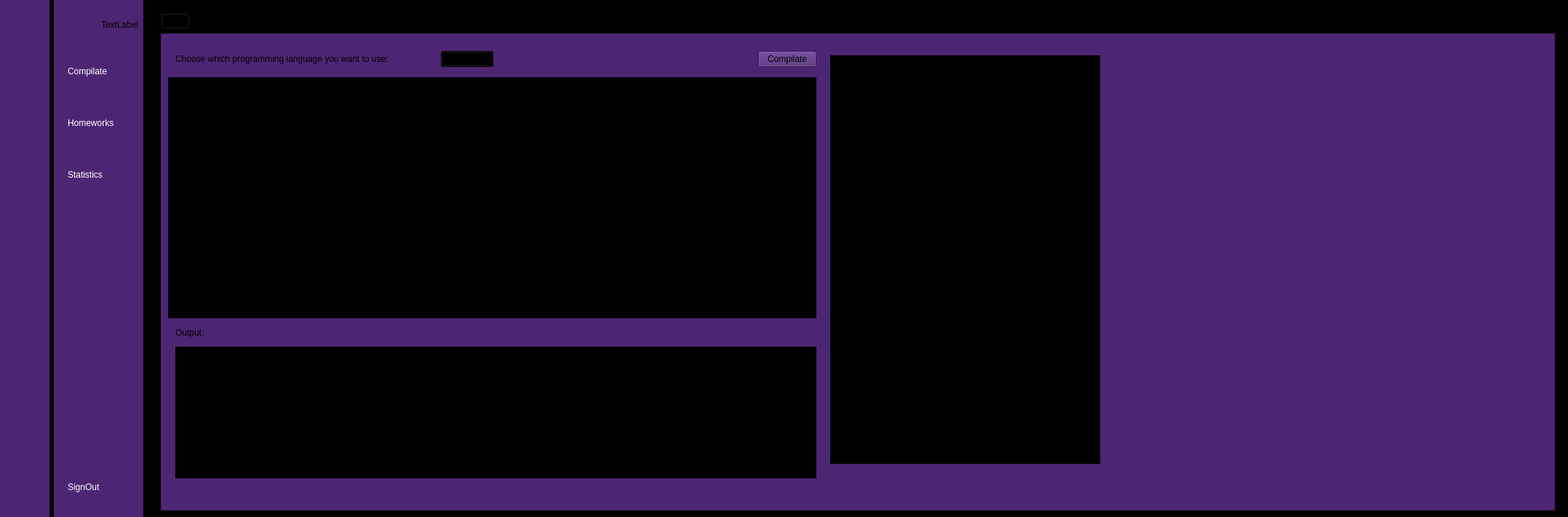
<?xml version="1.0" encoding="UTF-8"?>
<ui version="4.0">
 <class>HomeWindowB</class>
 <widget class="QMainWindow" name="HomeWindowB">
  <property name="geometry">
   <rect>
    <x>0</x>
    <y>0</y>
    <width>2155</width>
    <height>710</height>
   </rect>
  </property>
  <property name="windowTitle">
   <string>MainWindow</string>
  </property>
  <property name="styleSheet">
   <string notr="true">background-color: rgb(0, 0, 0);</string>
  </property>
  <widget class="QWidget" name="centralwidget">
   <layout class="QGridLayout" name="gridLayout_4">
    <property name="leftMargin">
     <number>0</number>
    </property>
    <property name="topMargin">
     <number>0</number>
    </property>
    <property name="rightMargin">
     <number>0</number>
    </property>
    <property name="bottomMargin">
     <number>0</number>
    </property>
    <item row="0" column="1">
     <widget class="QWidget" name="widget_2" native="true">
      <property name="styleSheet">
       <string notr="true">QWidget{
background-color: rgb(77, 38, 115);
}
QPushButton{
	color:white;
	text-align:left;
	height:65px;
	border:none;
	padding-left:10px;
	border-top-left-radius:10px;
	border-bottom-left-radius:10px;
	border-top-right-radius:10px;
	border-bottom-right-radius:10px;
}

QPushButton:checked{
	width:500px;
	background-color:black;
	color: white;
	font-weight:bold;
}</string>
      </property>
      <layout class="QVBoxLayout" name="verticalLayout_4">
       <property name="spacing">
        <number>6</number>
       </property>
       <property name="leftMargin">
        <number>9</number>
       </property>
       <property name="topMargin">
        <number>9</number>
       </property>
       <property name="rightMargin">
        <number>0</number>
       </property>
       <property name="bottomMargin">
        <number>9</number>
       </property>
       <item>
        <layout class="QHBoxLayout" name="horizontalLayout">
         <item>
          <widget class="QLabel" name="label_2">
           <property name="minimumSize">
            <size>
             <width>50</width>
             <height>50</height>
            </size>
           </property>
           <property name="maximumSize">
            <size>
             <width>50</width>
             <height>50</height>
            </size>
           </property>
           <property name="text">
            <string/>
           </property>
           <property name="pixmap">
            <pixmap resource="resource.qrc">:/resources/image/profile_white.png</pixmap>
           </property>
           <property name="scaledContents">
            <bool>true</bool>
           </property>
          </widget>
         </item>
         <item>
          <widget class="QLabel" name="label_Username">
           <property name="text">
            <string>TextLabel</string>
           </property>
          </widget>
         </item>
        </layout>
       </item>
       <item>
        <layout class="QVBoxLayout" name="verticalLayout">
         <property name="rightMargin">
          <number>40</number>
         </property>
         <item>
          <widget class="QPushButton" name="pushButton_Compilate">
           <property name="text">
            <string>Compilate</string>
           </property>
           <property name="icon">
            <iconset resource="resource.qrc">
             <normaloff>:/resources/image/play-xxl.png</normaloff>:/resources/image/play-xxl.png</iconset>
           </property>
           <property name="checkable">
            <bool>true</bool>
           </property>
           <property name="autoExclusive">
            <bool>true</bool>
           </property>
          </widget>
         </item>
         <item>
          <widget class="QPushButton" name="pushButton_Homeworks">
           <property name="minimumSize">
            <size>
             <width>70</width>
             <height>0</height>
            </size>
           </property>
           <property name="text">
            <string>Homeworks</string>
           </property>
           <property name="icon">
            <iconset resource="resource.qrc">
             <normaloff>:/resources/image/book-stack-xxl.png</normaloff>:/resources/image/book-stack-xxl.png</iconset>
           </property>
           <property name="checkable">
            <bool>true</bool>
           </property>
           <property name="autoExclusive">
            <bool>true</bool>
           </property>
          </widget>
         </item>
         <item>
          <widget class="QPushButton" name="pushButton_Statistics">
           <property name="text">
            <string>Statistics</string>
           </property>
           <property name="icon">
            <iconset resource="resource.qrc">
             <normaloff>:/resources/image/statistics-xxl.png</normaloff>:/resources/image/statistics-xxl.png</iconset>
           </property>
           <property name="checkable">
            <bool>true</bool>
           </property>
           <property name="autoExclusive">
            <bool>true</bool>
           </property>
          </widget>
         </item>
        </layout>
       </item>
       <item>
        <spacer name="verticalSpacer_2">
         <property name="orientation">
          <enum>Qt::Vertical</enum>
         </property>
         <property name="sizeHint" stdset="0">
          <size>
           <width>20</width>
           <height>269</height>
          </size>
         </property>
        </spacer>
       </item>
       <item>
        <widget class="QPushButton" name="pushButton_SignOut">
         <property name="styleSheet">
          <string notr="true">QPushButton:checked{
	width:500px;
	background-color:black;
	color: white;
	font-weight:bold;
}</string>
         </property>
         <property name="text">
          <string>SignOut</string>
         </property>
         <property name="icon">
          <iconset resource="resource.qrc">
           <normaloff>:/resources/image/log_out_white.png</normaloff>:/resources/image/log_out_white.png</iconset>
         </property>
        </widget>
       </item>
      </layout>
     </widget>
    </item>
    <item row="0" column="2">
     <widget class="QWidget" name="widget_3" native="true">
      <property name="styleSheet">
       <string notr="true">background-color: rgb(0, 0, 0);</string>
      </property>
      <layout class="QGridLayout" name="gridLayout_2">
       <property name="bottomMargin">
        <number>0</number>
       </property>
       <item row="0" column="0">
        <widget class="QWidget" name="widget_4" native="true">
         <layout class="QVBoxLayout" name="verticalLayout_5">
          <item>
           <layout class="QHBoxLayout" name="horizontalLayout_3">
            <item>
             <widget class="QPushButton" name="pushButton_11">
              <property name="text">
               <string/>
              </property>
              <property name="icon">
               <iconset resource="resource.qrc">
                <normaloff>:/resources/image/menu-4-xxl.png</normaloff>:/resources/image/menu-4-xxl.png</iconset>
              </property>
              <property name="checkable">
               <bool>true</bool>
              </property>
              <property name="autoExclusive">
               <bool>true</bool>
              </property>
             </widget>
            </item>
            <item>
             <spacer name="horizontalSpacer">
              <property name="orientation">
               <enum>Qt::Horizontal</enum>
              </property>
              <property name="sizeHint" stdset="0">
               <size>
                <width>638</width>
                <height>20</height>
               </size>
              </property>
             </spacer>
            </item>
           </layout>
          </item>
          <item>
           <widget class="QStackedWidget" name="stackedWidget">
            <property name="sizePolicy">
             <sizepolicy hsizetype="Preferred" vsizetype="Preferred">
              <horstretch>0</horstretch>
              <verstretch>0</verstretch>
             </sizepolicy>
            </property>
            <property name="autoFillBackground">
             <bool>false</bool>
            </property>
            <property name="styleSheet">
             <string notr="true">background-color: rgb(77, 38, 115);</string>
            </property>
            <property name="currentIndex">
             <number>11</number>
            </property>
            <widget class="QWidget" name="Compilate">
             <widget class="QWidget" name="widget_5" native="true">
              <property name="geometry">
               <rect>
                <x>10</x>
                <y>10</y>
                <width>901</width>
                <height>53</height>
               </rect>
              </property>
              <layout class="QHBoxLayout" name="horizontalLayout_7">
               <item>
                <layout class="QHBoxLayout" name="horizontalLayout_6">
                 <item>
                  <widget class="QLabel" name="label_5">
                   <property name="enabled">
                    <bool>true</bool>
                   </property>
                   <property name="sizePolicy">
                    <sizepolicy hsizetype="Expanding" vsizetype="Expanding">
                     <horstretch>0</horstretch>
                     <verstretch>0</verstretch>
                    </sizepolicy>
                   </property>
                   <property name="text">
                    <string>Choose which programming language you want to use:</string>
                   </property>
                  </widget>
                 </item>
                 <item>
                  <widget class="QComboBox" name="comboBox">
                   <property name="styleSheet">
                    <string notr="true">background-color: rgb(0, 0, 0);</string>
                   </property>
                  </widget>
                 </item>
                 <item>
                  <spacer name="horizontalSpacer_4">
                   <property name="orientation">
                    <enum>Qt::Horizontal</enum>
                   </property>
                   <property name="sizeHint" stdset="0">
                    <size>
                     <width>40</width>
                     <height>20</height>
                    </size>
                   </property>
                  </spacer>
                 </item>
                 <item>
                  <widget class="QPushButton" name="pushButton_CompilateCode">
                   <property name="text">
                    <string>Compilate</string>
                   </property>
                   <property name="icon">
                    <iconset resource="resource.qrc">
                     <normaloff>:/resources/image/play-xxl.png</normaloff>:/resources/image/play-xxl.png</iconset>
                   </property>
                  </widget>
                 </item>
                </layout>
               </item>
              </layout>
             </widget>
             <widget class="QWidget" name="widget_6" native="true">
              <property name="geometry">
               <rect>
                <x>10</x>
                <y>60</y>
                <width>911</width>
                <height>331</height>
               </rect>
              </property>
              <layout class="QHBoxLayout" name="horizontalLayout_4">
               <item>
                <widget class="QWidget" name="widget_7" native="true">
                 <property name="styleSheet">
                  <string notr="true">color: rgb(255, 255, 255);
background-color: rgb(0, 0, 0);</string>
                 </property>
                </widget>
               </item>
              </layout>
             </widget>
             <widget class="QLabel" name="label_6">
              <property name="geometry">
               <rect>
                <x>30</x>
                <y>390</y>
                <width>171</width>
                <height>31</height>
               </rect>
              </property>
              <property name="text">
               <string>Output:</string>
              </property>
             </widget>
             <widget class="QScrollArea" name="scrollArea">
              <property name="geometry">
               <rect>
                <x>20</x>
                <y>420</y>
                <width>891</width>
                <height>181</height>
               </rect>
              </property>
              <property name="styleSheet">
               <string notr="true">QWidget{
	background:rgb(0,0,0);
}

QScrollBar:vertical{
	border:none;
	background-color: rgb(52, 52, 52);
}


QScrollBar:horizontal{
	border:none;
	background-color: rgb(52, 52, 52);
}

</string>
              </property>
              <property name="widgetResizable">
               <bool>true</bool>
              </property>
              <widget class="QWidget" name="scrollAreaWidgetContents_2">
               <property name="geometry">
                <rect>
                 <x>0</x>
                 <y>0</y>
                 <width>889</width>
                 <height>179</height>
                </rect>
               </property>
               <layout class="QHBoxLayout" name="horizontalLayout_5"/>
              </widget>
             </widget>
            </widget>
            <widget class="QWidget" name="homeworksUploadStudent">
             <layout class="QGridLayout" name="gridLayout"/>
            </widget>
            <widget class="QWidget" name="homeworkStudent">
             <layout class="QHBoxLayout" name="horizontalLayout_11">
              <item>
               <widget class="QWidget" name="widget_8" native="true">
                <layout class="QHBoxLayout" name="horizontalLayout_14">
                 <item>
                  <layout class="QHBoxLayout" name="horizontalLayout_13">
                   <item>
                    <layout class="QVBoxLayout" name="verticalLayout_13">
                     <item>
                      <widget class="QTextEdit" name="textEdit_3">
                       <property name="styleSheet">
                        <string notr="true">color: rgb(255, 255, 255);
background-color: rgb(0, 0, 0);</string>
                       </property>
                      </widget>
                     </item>
                     <item>
                      <widget class="QPushButton" name="pushButton_Template2">
                       <property name="minimumSize">
                        <size>
                         <width>0</width>
                         <height>50</height>
                        </size>
                       </property>
                       <property name="styleSheet">
                        <string notr="true">color: rgb(255, 255, 255);
background-color: rgb(0, 0, 0);</string>
                       </property>
                       <property name="text">
                        <string>See Template!</string>
                       </property>
                      </widget>
                     </item>
                    </layout>
                   </item>
                   <item>
                    <layout class="QVBoxLayout" name="verticalLayout_12">
                     <item>
                      <widget class="QTextEdit" name="textEdit_5">
                       <property name="styleSheet">
                        <string notr="true">color: rgb(255, 255, 255);
background-color: rgb(0, 0, 0);</string>
                       </property>
                      </widget>
                     </item>
                     <item>
                      <widget class="QPushButton" name="pushButton_Homework2">
                       <property name="minimumSize">
                        <size>
                         <width>0</width>
                         <height>50</height>
                        </size>
                       </property>
                       <property name="styleSheet">
                        <string notr="true">color: rgb(255, 255, 255);
background-color: rgb(0, 0, 0);</string>
                       </property>
                       <property name="text">
                        <string>Upload your homework! Click only when you are sure!!</string>
                       </property>
                      </widget>
                     </item>
                     <item>
                      <widget class="QPushButton" name="pushButton_Compare">
                       <property name="minimumSize">
                        <size>
                         <width>0</width>
                         <height>50</height>
                        </size>
                       </property>
                       <property name="styleSheet">
                        <string notr="true">background-color: rgb(0, 0, 0);</string>
                       </property>
                       <property name="text">
                        <string>Compare your homework!</string>
                       </property>
                      </widget>
                     </item>
                    </layout>
                   </item>
                  </layout>
                 </item>
                </layout>
               </widget>
              </item>
             </layout>
            </widget>
            <widget class="QWidget" name="Homeworks">
             <layout class="QVBoxLayout" name="verticalLayout_7">
              <item>
               <widget class="QScrollArea" name="scrollArea_Homeworks">
                <property name="widgetResizable">
                 <bool>true</bool>
                </property>
                <widget class="QWidget" name="scrollAreaWidgetContents">
                 <property name="geometry">
                  <rect>
                   <x>0</x>
                   <y>0</y>
                   <width>1851</width>
                   <height>618</height>
                  </rect>
                 </property>
                </widget>
               </widget>
              </item>
             </layout>
            </widget>
            <widget class="QWidget" name="Statistics">
             <layout class="QVBoxLayout" name="verticalLayout_16">
              <item>
               <widget class="QScrollArea" name="scrollArea_Statistic">
                <property name="widgetResizable">
                 <bool>true</bool>
                </property>
                <widget class="QWidget" name="scrollAreaWidgetContents_5">
                 <property name="geometry">
                  <rect>
                   <x>0</x>
                   <y>0</y>
                   <width>62</width>
                   <height>16</height>
                  </rect>
                 </property>
                </widget>
               </widget>
              </item>
             </layout>
            </widget>
            <widget class="QWidget" name="Template">
             <layout class="QHBoxLayout" name="horizontalLayout_9">
              <item>
               <widget class="QScrollArea" name="scrollArea_2">
                <property name="styleSheet">
                 <string notr="true">background-color: rgb(0, 0, 0);</string>
                </property>
                <property name="widgetResizable">
                 <bool>true</bool>
                </property>
                <widget class="QWidget" name="scrollAreaWidgetContents_3">
                 <property name="geometry">
                  <rect>
                   <x>0</x>
                   <y>0</y>
                   <width>1851</width>
                   <height>618</height>
                  </rect>
                 </property>
                </widget>
               </widget>
              </item>
             </layout>
            </widget>
            <widget class="QWidget" name="Settings">
             <widget class="QLabel" name="label_4">
              <property name="geometry">
               <rect>
                <x>360</x>
                <y>220</y>
                <width>63</width>
                <height>20</height>
               </rect>
              </property>
              <property name="text">
               <string>Settings</string>
              </property>
             </widget>
            </widget>
            <widget class="QWidget" name="page_2">
             <layout class="QGridLayout" name="gridLayout_3">
              <item row="1" column="0">
               <widget class="QPushButton" name="pushButton_SeeStudentsSolution">
                <property name="minimumSize">
                 <size>
                  <width>0</width>
                  <height>70</height>
                 </size>
                </property>
                <property name="styleSheet">
                 <string notr="true">color: rgb(255, 255, 255);
background-color: rgb(0, 0, 0);</string>
                </property>
                <property name="text">
                 <string>See the students' solution for this homework!</string>
                </property>
               </widget>
              </item>
              <item row="0" column="0">
               <widget class="QTextEdit" name="textEdit_2">
                <property name="styleSheet">
                 <string notr="true">background-color: rgb(0, 0, 0);
color: rgb(255, 255, 255);</string>
                </property>
               </widget>
              </item>
             </layout>
            </widget>
            <widget class="QWidget" name="solutionProfesor">
             <layout class="QVBoxLayout" name="verticalLayout_9">
              <item>
               <widget class="QScrollArea" name="scrollArea_3">
                <property name="widgetResizable">
                 <bool>true</bool>
                </property>
                <widget class="QWidget" name="scrollAreaWidgetContents_4">
                 <property name="geometry">
                  <rect>
                   <x>0</x>
                   <y>0</y>
                   <width>1851</width>
                   <height>618</height>
                  </rect>
                 </property>
                </widget>
               </widget>
              </item>
             </layout>
            </widget>
            <widget class="QWidget" name="sameHomework">
             <layout class="QVBoxLayout" name="verticalLayout_15">
              <item>
               <widget class="QWidget" name="widget_12" native="true">
                <layout class="QHBoxLayout" name="horizontalLayout_16">
                 <item>
                  <layout class="QHBoxLayout" name="horizontalLayout_12">
                   <item>
                    <widget class="QLabel" name="label_9">
                     <property name="styleSheet">
                      <string notr="true">background-color: rgb(0, 0, 0);
color: rgb(255, 255, 255);</string>
                     </property>
                     <property name="text">
                      <string/>
                     </property>
                    </widget>
                   </item>
                  </layout>
                 </item>
                 <item>
                  <layout class="QHBoxLayout" name="horizontalLayout_15">
                   <item>
                    <widget class="QLabel" name="label_10">
                     <property name="styleSheet">
                      <string notr="true">background-color: rgb(0, 0, 0);
color: rgb(255, 255, 255);</string>
                     </property>
                     <property name="text">
                      <string/>
                     </property>
                    </widget>
                   </item>
                  </layout>
                 </item>
                </layout>
               </widget>
              </item>
             </layout>
            </widget>
            <widget class="QWidget" name="showSolution">
             <layout class="QVBoxLayout" name="verticalLayout_11">
              <item>
               <widget class="QWidget" name="widget_11" native="true">
                <layout class="QVBoxLayout" name="verticalLayout_14">
                 <item>
                  <widget class="QLabel" name="label_3">
                   <property name="styleSheet">
                    <string notr="true">background-color: rgb(0, 0, 0);
color: rgb(255, 255, 255);</string>
                   </property>
                   <property name="text">
                    <string/>
                   </property>
                  </widget>
                 </item>
                </layout>
               </widget>
              </item>
             </layout>
            </widget>
            <widget class="QWidget" name="Compilate2">
             <widget class="QLabel" name="label_11">
              <property name="geometry">
               <rect>
                <x>20</x>
                <y>390</y>
                <width>171</width>
                <height>41</height>
               </rect>
              </property>
              <property name="text">
               <string>Output:</string>
              </property>
             </widget>
             <widget class="QScrollArea" name="scrollArea_4">
              <property name="geometry">
               <rect>
                <x>20</x>
                <y>430</y>
                <width>881</width>
                <height>181</height>
               </rect>
              </property>
              <property name="styleSheet">
               <string notr="true">QWidget{
	background:rgb(0,0,0);
}

QScrollBar:vertical{
	border:none;
	background-color: rgb(52, 52, 52);
}


QScrollBar:horizontal{
	border:none;
	background-color: rgb(52, 52, 52);
}

</string>
              </property>
              <property name="widgetResizable">
               <bool>true</bool>
              </property>
              <widget class="QWidget" name="scrollAreaWidgetContents_7">
               <property name="geometry">
                <rect>
                 <x>0</x>
                 <y>0</y>
                 <width>879</width>
                 <height>179</height>
                </rect>
               </property>
               <layout class="QHBoxLayout" name="horizontalLayout_17"/>
              </widget>
             </widget>
             <widget class="QLabel" name="label_12">
              <property name="geometry">
               <rect>
                <x>920</x>
                <y>30</y>
                <width>371</width>
                <height>561</height>
               </rect>
              </property>
              <property name="styleSheet">
               <string notr="true">color: rgb(255, 255, 255);
background-color: rgb(0, 0, 0);</string>
              </property>
              <property name="text">
               <string/>
              </property>
             </widget>
             <widget class="QWidget" name="layoutWidget">
              <property name="geometry">
               <rect>
                <x>20</x>
                <y>20</y>
                <width>881</width>
                <height>30</height>
               </rect>
              </property>
              <layout class="QHBoxLayout" name="horizontalLayout_8">
               <item>
                <widget class="QLabel" name="label_8">
                 <property name="enabled">
                  <bool>true</bool>
                 </property>
                 <property name="sizePolicy">
                  <sizepolicy hsizetype="Expanding" vsizetype="Expanding">
                   <horstretch>0</horstretch>
                   <verstretch>0</verstretch>
                  </sizepolicy>
                 </property>
                 <property name="text">
                  <string>Choose which programming language you want to use:</string>
                 </property>
                </widget>
               </item>
               <item>
                <widget class="QComboBox" name="comboBox_2">
                 <property name="styleSheet">
                  <string notr="true">background-color: rgb(0, 0, 0);</string>
                 </property>
                </widget>
               </item>
               <item>
                <spacer name="horizontalSpacer_5">
                 <property name="orientation">
                  <enum>Qt::Horizontal</enum>
                 </property>
                 <property name="sizeHint" stdset="0">
                  <size>
                   <width>40</width>
                   <height>20</height>
                  </size>
                 </property>
                </spacer>
               </item>
               <item>
                <widget class="QPushButton" name="pushButton_CompilateCode_2">
                 <property name="text">
                  <string>Compilate</string>
                 </property>
                 <property name="icon">
                  <iconset resource="resource.qrc">
                   <normaloff>:/resources/image/play-xxl.png</normaloff>:/resources/image/play-xxl.png</iconset>
                 </property>
                </widget>
               </item>
              </layout>
             </widget>
             <widget class="QWidget" name="widget_9" native="true">
              <property name="geometry">
               <rect>
                <x>10</x>
                <y>60</y>
                <width>891</width>
                <height>331</height>
               </rect>
              </property>
              <layout class="QVBoxLayout" name="verticalLayout_8">
               <item>
                <widget class="QWidget" name="widget_10" native="true">
                 <property name="styleSheet">
                  <string notr="true">background-color: rgb(0, 0, 0);</string>
                 </property>
                </widget>
               </item>
              </layout>
             </widget>
            </widget>
            <widget class="QWidget" name="homeworksProfesor">
             <layout class="QHBoxLayout" name="horizontalLayout_10">
              <item>
               <layout class="QGridLayout" name="gridLayout_5">
                <item row="0" column="0">
                 <layout class="QVBoxLayout" name="verticalLayout_6">
                  <item>
                   <widget class="QLineEdit" name="lineEdit">
                    <property name="minimumSize">
                     <size>
                      <width>30</width>
                      <height>40</height>
                     </size>
                    </property>
                    <property name="styleSheet">
                     <string notr="true">background-color: rgb(0, 0, 0);
color: rgb(255, 255, 255);</string>
                    </property>
                    <property name="text">
                     <string/>
                    </property>
                   </widget>
                  </item>
                  <item>
                   <widget class="QTextEdit" name="textEdit">
                    <property name="styleSheet">
                     <string notr="true">background-color: rgb(0, 0, 0);
color: rgb(255, 255, 255);</string>
                    </property>
                   </widget>
                  </item>
                 </layout>
                </item>
               </layout>
              </item>
              <item>
               <layout class="QVBoxLayout" name="verticalLayout_10">
                <item>
                 <widget class="QTextEdit" name="textEdit_output">
                  <property name="styleSheet">
                   <string notr="true">background-color: rgb(0, 0, 0);
color: rgb(255, 255, 255);</string>
                  </property>
                 </widget>
                </item>
                <item>
                 <widget class="QTextEdit" name="textEdit_template">
                  <property name="minimumSize">
                   <size>
                    <width>0</width>
                    <height>45</height>
                   </size>
                  </property>
                  <property name="styleSheet">
                   <string notr="true">background-color: rgb(0, 0, 0);
color: rgb(255, 255, 255);</string>
                  </property>
                 </widget>
                </item>
                <item>
                 <widget class="QPushButton" name="pushButton_UploadHomeworkProf">
                  <property name="minimumSize">
                   <size>
                    <width>0</width>
                    <height>50</height>
                   </size>
                  </property>
                  <property name="styleSheet">
                   <string notr="true">background-color: rgb(0, 0, 0);</string>
                  </property>
                  <property name="text">
                   <string>Upload your homework and the tempate for this!</string>
                  </property>
                 </widget>
                </item>
               </layout>
              </item>
             </layout>
            </widget>
           </widget>
          </item>
         </layout>
        </widget>
       </item>
      </layout>
     </widget>
    </item>
    <item row="0" column="0">
     <widget class="QWidget" name="widget" native="true">
      <property name="styleSheet">
       <string notr="true">QWidget{
background-color: rgb(77, 38, 115);
}
QPushButton{
	color:white;
	text-align:center;
	height:65px;
	border:none;
	border-radius:10px;
}

QPushButton:checked{
	background-color:black;
	color: white;
	font-weight:bold;

}
</string>
      </property>
      <layout class="QVBoxLayout" name="verticalLayout_3">
       <item>
        <layout class="QHBoxLayout" name="horizontalLayout_2">
         <item>
          <widget class="QLabel" name="label">
           <property name="minimumSize">
            <size>
             <width>50</width>
             <height>50</height>
            </size>
           </property>
           <property name="maximumSize">
            <size>
             <width>50</width>
             <height>50</height>
            </size>
           </property>
           <property name="text">
            <string/>
           </property>
           <property name="pixmap">
            <pixmap resource="resource.qrc">:/resources/image/profile_white.png</pixmap>
           </property>
           <property name="scaledContents">
            <bool>true</bool>
           </property>
          </widget>
         </item>
        </layout>
       </item>
       <item>
        <layout class="QVBoxLayout" name="verticalLayout_2">
         <item>
          <widget class="QPushButton" name="pushButton_Compilate2">
           <property name="text">
            <string/>
           </property>
           <property name="icon">
            <iconset resource="resource.qrc">
             <normaloff>:/resources/image/play-xxl.png</normaloff>:/resources/image/play-xxl.png</iconset>
           </property>
           <property name="checkable">
            <bool>true</bool>
           </property>
           <property name="autoExclusive">
            <bool>true</bool>
           </property>
          </widget>
         </item>
         <item>
          <widget class="QPushButton" name="pushButton_Homeworks2">
           <property name="text">
            <string/>
           </property>
           <property name="icon">
            <iconset resource="resource.qrc">
             <normaloff>:/resources/image/book-stack-xxl.png</normaloff>:/resources/image/book-stack-xxl.png</iconset>
           </property>
           <property name="checkable">
            <bool>true</bool>
           </property>
           <property name="autoExclusive">
            <bool>true</bool>
           </property>
          </widget>
         </item>
         <item>
          <widget class="QPushButton" name="pushButton_Statistics2">
           <property name="text">
            <string/>
           </property>
           <property name="icon">
            <iconset resource="resource.qrc">
             <normaloff>:/resources/image/statistics-xxl.png</normaloff>:/resources/image/statistics-xxl.png</iconset>
           </property>
           <property name="checkable">
            <bool>true</bool>
           </property>
           <property name="autoExclusive">
            <bool>true</bool>
           </property>
          </widget>
         </item>
        </layout>
       </item>
       <item>
        <spacer name="verticalSpacer">
         <property name="orientation">
          <enum>Qt::Vertical</enum>
         </property>
         <property name="sizeHint" stdset="0">
          <size>
           <width>20</width>
           <height>262</height>
          </size>
         </property>
        </spacer>
       </item>
       <item>
        <widget class="QPushButton" name="pushButton_SignOut2">
         <property name="styleSheet">
          <string notr="true">QPushButton:checked{
	width:500px;
	background-color:black;
	color: white;
	font-weight:bold;
}</string>
         </property>
         <property name="text">
          <string/>
         </property>
         <property name="icon">
          <iconset resource="resource.qrc">
           <normaloff>:/resources/image/log_out_white.png</normaloff>:/resources/image/log_out_white.png</iconset>
         </property>
         <property name="checkable">
          <bool>true</bool>
         </property>
         <property name="autoExclusive">
          <bool>true</bool>
         </property>
        </widget>
       </item>
      </layout>
     </widget>
    </item>
   </layout>
  </widget>
 </widget>
 <resources>
  <include location="resource.qrc"/>
 </resources>
 <connections>
  <connection>
   <sender>pushButton_11</sender>
   <signal>toggled(bool)</signal>
   <receiver>widget</receiver>
   <slot>setHidden(bool)</slot>
   <hints>
    <hint type="sourcelabel">
     <x>291</x>
     <y>34</y>
    </hint>
    <hint type="destinationlabel">
     <x>68</x>
     <y>378</y>
    </hint>
   </hints>
  </connection>
  <connection>
   <sender>pushButton_11</sender>
   <signal>toggled(bool)</signal>
   <receiver>widget_2</receiver>
   <slot>setVisible(bool)</slot>
   <hints>
    <hint type="sourcelabel">
     <x>276</x>
     <y>43</y>
    </hint>
    <hint type="destinationlabel">
     <x>243</x>
     <y>439</y>
    </hint>
   </hints>
  </connection>
  <connection>
   <sender>pushButton_Statistics2</sender>
   <signal>toggled(bool)</signal>
   <receiver>pushButton_Statistics</receiver>
   <slot>setChecked(bool)</slot>
   <hints>
    <hint type="sourcelabel">
     <x>56</x>
     <y>237</y>
    </hint>
    <hint type="destinationlabel">
     <x>123</x>
     <y>238</y>
    </hint>
   </hints>
  </connection>
  <connection>
   <sender>pushButton_Homeworks2</sender>
   <signal>toggled(bool)</signal>
   <receiver>pushButton_Homeworks</receiver>
   <slot>setChecked(bool)</slot>
   <hints>
    <hint type="sourcelabel">
     <x>59</x>
     <y>172</y>
    </hint>
    <hint type="destinationlabel">
     <x>103</x>
     <y>172</y>
    </hint>
   </hints>
  </connection>
  <connection>
   <sender>pushButton_Compilate2</sender>
   <signal>toggled(bool)</signal>
   <receiver>pushButton_Compilate</receiver>
   <slot>setChecked(bool)</slot>
   <hints>
    <hint type="sourcelabel">
     <x>38</x>
     <y>98</y>
    </hint>
    <hint type="destinationlabel">
     <x>127</x>
     <y>102</y>
    </hint>
   </hints>
  </connection>
  <connection>
   <sender>pushButton_Compilate</sender>
   <signal>toggled(bool)</signal>
   <receiver>pushButton_Compilate2</receiver>
   <slot>setChecked(bool)</slot>
   <hints>
    <hint type="sourcelabel">
     <x>102</x>
     <y>114</y>
    </hint>
    <hint type="destinationlabel">
     <x>32</x>
     <y>114</y>
    </hint>
   </hints>
  </connection>
  <connection>
   <sender>pushButton_Homeworks</sender>
   <signal>toggled(bool)</signal>
   <receiver>pushButton_Homeworks2</receiver>
   <slot>setChecked(bool)</slot>
   <hints>
    <hint type="sourcelabel">
     <x>93</x>
     <y>190</y>
    </hint>
    <hint type="destinationlabel">
     <x>35</x>
     <y>190</y>
    </hint>
   </hints>
  </connection>
  <connection>
   <sender>pushButton_Statistics</sender>
   <signal>toggled(bool)</signal>
   <receiver>pushButton_Statistics2</receiver>
   <slot>setChecked(bool)</slot>
   <hints>
    <hint type="sourcelabel">
     <x>111</x>
     <y>255</y>
    </hint>
    <hint type="destinationlabel">
     <x>39</x>
     <y>256</y>
    </hint>
   </hints>
  </connection>
  <connection>
   <sender>pushButton_SignOut</sender>
   <signal>toggled(bool)</signal>
   <receiver>pushButton_SignOut2</receiver>
   <slot>setChecked(bool)</slot>
   <hints>
    <hint type="sourcelabel">
     <x>114</x>
     <y>680</y>
    </hint>
    <hint type="destinationlabel">
     <x>42</x>
     <y>676</y>
    </hint>
   </hints>
  </connection>
  <connection>
   <sender>pushButton_SignOut2</sender>
   <signal>toggled(bool)</signal>
   <receiver>pushButton_SignOut</receiver>
   <slot>setChecked(bool)</slot>
   <hints>
    <hint type="sourcelabel">
     <x>58</x>
     <y>648</y>
    </hint>
    <hint type="destinationlabel">
     <x>113</x>
     <y>650</y>
    </hint>
   </hints>
  </connection>
 </connections>
</ui>
